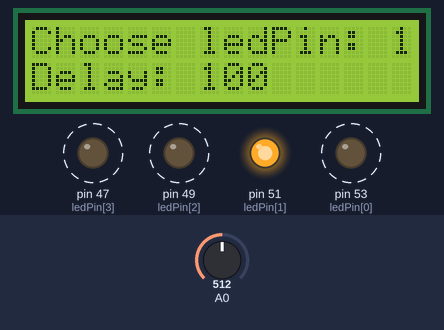
This sketch was run on a simulated Arduino Mega 2560, built with avr-gcc and run on an emulated ATmega2560. On the bench: 16×2 character LCD, output pins drawn as LEDs (lit = HIGH). Dashed ring = blinking. The test bench sets the inputs (shaded band); at power-on: A0 = 512.

Above: at 0.51 s.
1.3 s: A0 set to 409
3.0 s: A0 set to 382
At 3.94 s:
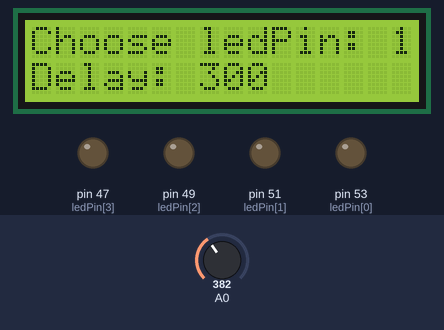
4.5 s: A0 set to 410
At 5.09 s:
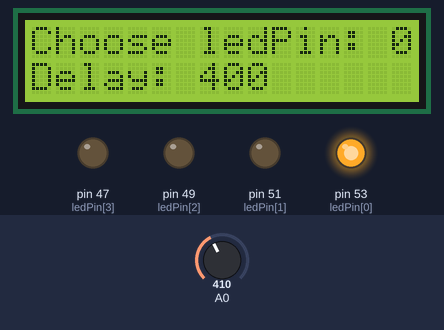
6.7 s: A0 set to 581
8.4 s: A0 set to 611
At 9.1 s:
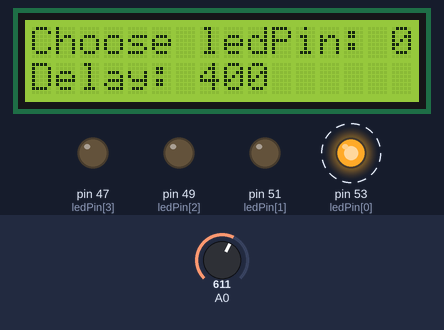
9.9 s: A0 set to 590
At 10.7 s:
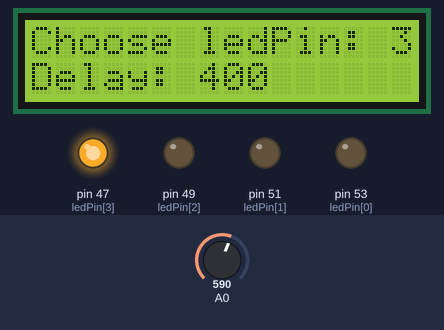
Timing chart, 0 to 13.9 s (numbered marks = the images above; inputs shaded):
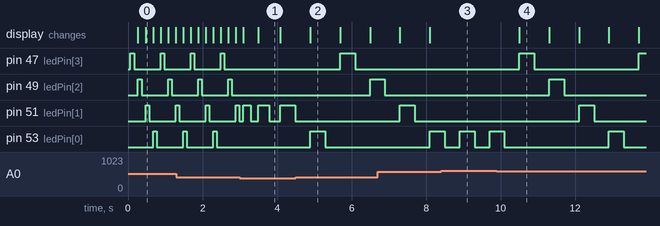

The sketch:

sketch_mar12a.ino
```cpp
#include <LiquidCrystal.h>

LiquidCrystal lcd(8, 9, 4, 5, 6, 7);

int x, n = 4,ledDelay = 100, ledPin[] = {53, 51, 49, 47};

void setup(){
  lcd.begin(16, 2);
  lcd.setCursor(0, 0);
  lcd.print("Choose ledPin:");
  lcd.setCursor(0, 1);
   lcd.print("Delay:");
  for (int i = 0; i < n; i++){
    pinMode(ledPin[i], OUTPUT);
  }
}

 void loop(){
  int i = 0;
  while(i < n) {
    x = analogRead (0);
    lcd.setCursor(15, 0);
    lcd.print (i);
    lcd.setCursor(7, 1);
    lcd.print (ledDelay);

    if (x < 60) {
      i+=1;
      lcd.setCursor(15, 0);
      lcd.print (i);
    }
    else if (x < 200) {
      if (ledDelay > 100) {
        ledDelay -= 100;
      }
      lcd.setCursor(7, 1);
      lcd.print (ledDelay);
    }
    else if (x < 400){
      ledDelay += 100;
      lcd.setCursor(7, 1);
      lcd.print (ledDelay);
    }
    else if (x < 600){
      if(i == 0){
         i = n - 1;
      }
      else {
        i--;
      }
      lcd.setCursor(15, 0);
      lcd.print (i);
    }
    digitalWrite(ledPin[i], HIGH);
    delay(ledDelay);
    digitalWrite(ledPin[i], LOW);
    delay(ledDelay);
  }
 }
```

Measured:
- the behaviour switches between 400 and 399 on A0 (found by bisection; images 0 and 1)
- the behaviour switches between 599 and 600 on A0 (found by bisection; images 2 and 3)
- after the input at 3.0 s, pin 47 (ledPin[3]), pin 49 (ledPin[2]), pin 53 (ledPin[0]): stops changing and stays LOW
- after the input at 4.5 s, pin 47 (ledPin[3]): LOW → HIGH after 1.2 s, → LOW 0.40 s later; pin 49 (ledPin[2]): LOW → HIGH after 2.0 s; pin 51 (ledPin[1]): stops changing and stays LOW; pin 53 (ledPin[0]): LOW → HIGH after 0.39 s, → LOW 0.40 s later
- after the input at 8.4 s, pin 47 (ledPin[3]): stays LOW (without the input it goes to HIGH after 0.50 s); pin 49 (ledPin[2]): stays LOW (without the input it goes to HIGH after 1.3 s)
- after the input at 9.9 s, pin 47 (ledPin[3]): LOW → HIGH after 0.60 s, → LOW 0.40 s later, → HIGH 2.8 s later; pin 49 (ledPin[2]): LOW → HIGH after 1.4 s, → LOW 0.40 s later; pin 51 (ledPin[1]): LOW → HIGH after 2.2 s, → LOW 0.40 s later; the display: changes after 0.60 s (image 4)
- by itself, pin 47 (ledPin[3]), pin 49 (ledPin[2]), pin 51 (ledPin[1]), pin 53 (ledPin[0]): alternates HIGH for 0.10 s and LOW for 0.71 s
